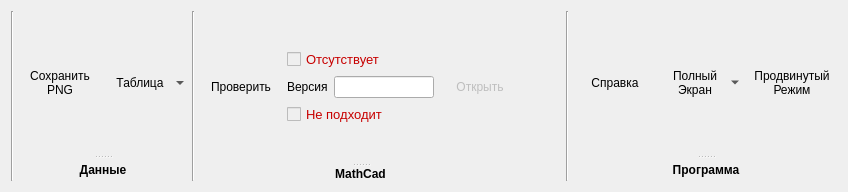
      <widget class="QWidget" name="menu_other_tabHeader">
       <property name="toolTip">
        <string>Открыть MatchCad</string>
       </property>
       <attribute name="title">
        <string>Другое</string>
       </attribute>
       <layout class="QHBoxLayout" name="horizontalLayout_6">
        <item>
         <widget class="Line" name="menu_other_1_line">
          <property name="orientation">
           <enum>Qt::Vertical</enum>
          </property>
         </widget>
        </item>
        <item>
         <widget class="QSplitter" name="menu_other_data_group">
          <property name="orientation">
           <enum>Qt::Vertical</enum>
          </property>
          <widget class="QWidget" name="layoutWidget11">
           <layout class="QHBoxLayout" name="menu_other_data_tools">
            <item>
             <widget class="QToolButton" name="menu_other_data_picture_button">
              <property name="sizePolicy">
               <sizepolicy hsizetype="Fixed" vsizetype="Fixed">
                <horstretch>0</horstretch>
                <verstretch>0</verstretch>
               </sizepolicy>
              </property>
              <property name="minimumSize">
               <size>
                <width>80</width>
                <height>90</height>
               </size>
              </property>
              <property name="toolTip">
               <string>Сохранитиь график текущего эксперимента как картинку</string>
              </property>
              <property name="statusTip">
               <string>Сохранитиь график текущего эксперимента как картинку</string>
              </property>
              <property name="text">
               <string>Сохранить
PNG</string>
              </property>
              <property name="icon">
               <iconset resource="sources.qrc">
                <normaloff>:/GUI/Icons/Other/Picture.png</normaloff>:/GUI/Icons/Other/Picture.png</iconset>
              </property>
              <property name="iconSize">
               <size>
                <width>50</width>
                <height>50</height>
               </size>
              </property>
              <property name="shortcut">
               <string>Ctrl+Alt+S</string>
              </property>
              <property name="toolButtonStyle">
               <enum>Qt::ToolButtonTextUnderIcon</enum>
              </property>
              <property name="autoRaise">
               <bool>true</bool>
              </property>
             </widget>
            </item>
            <item>
             <widget class="QToolButton" name="menu_other_data_table_button">
              <property name="sizePolicy">
               <sizepolicy hsizetype="Fixed" vsizetype="Fixed">
                <horstretch>0</horstretch>
                <verstretch>0</verstretch>
               </sizepolicy>
              </property>
              <property name="minimumSize">
               <size>
                <width>80</width>
                <height>90</height>
               </size>
              </property>
              <property name="toolTip">
               <string>Посмотреть таблицу с данными текущего эксперимента</string>
              </property>
              <property name="statusTip">
               <string>Посмотреть таблицу с данными текущего эксперимента</string>
              </property>
              <property name="layoutDirection">
               <enum>Qt::LeftToRight</enum>
              </property>
              <property name="text">
               <string>Таблица</string>
              </property>
              <property name="icon">
               <iconset resource="sources.qrc">
                <normaloff>:/GUI/Icons/Other/Table.png</normaloff>:/GUI/Icons/Other/Table.png</iconset>
              </property>
              <property name="iconSize">
               <size>
                <width>50</width>
                <height>50</height>
               </size>
              </property>
              <property name="popupMode">
               <enum>QToolButton::MenuButtonPopup</enum>
              </property>
              <property name="toolButtonStyle">
               <enum>Qt::ToolButtonTextUnderIcon</enum>
              </property>
              <property name="autoRaise">
               <bool>true</bool>
              </property>
             </widget>
            </item>
           </layout>
          </widget>
          <widget class="QLabel" name="menu_other_data_label">
           <property name="font">
            <font>
             <weight>75</weight>
             <bold>true</bold>
            </font>
           </property>
           <property name="text">
            <string>Данные</string>
           </property>
           <property name="alignment">
            <set>Qt::AlignCenter</set>
           </property>
           <property name="buddy">
            <cstring>menu_other_data_table_button</cstring>
           </property>
          </widget>
         </widget>
        </item>
        <item>
         <widget class="Line" name="menu_other_2_line">
          <property name="orientation">
           <enum>Qt::Vertical</enum>
          </property>
         </widget>
        </item>
        <item>
         <widget class="QSplitter" name="menu_other_mathcad_group">
          <property name="orientation">
           <enum>Qt::Vertical</enum>
          </property>
          <widget class="QWidget" name="layoutWidget">
           <layout class="QHBoxLayout" name="horizontalLayout_5">
            <item>
             <widget class="QToolButton" name="menu_other_mathcad_check">
              <property name="sizePolicy">
               <sizepolicy hsizetype="Fixed" vsizetype="Fixed">
                <horstretch>0</horstretch>
                <verstretch>0</verstretch>
               </sizepolicy>
              </property>
              <property name="minimumSize">
               <size>
                <width>80</width>
                <height>90</height>
               </size>
              </property>
              <property name="maximumSize">
               <size>
                <width>16777215</width>
                <height>90</height>
               </size>
              </property>
              <property name="toolTip">
               <string>Проверить наличие приложения MathCad в системе</string>
              </property>
              <property name="statusTip">
               <string>Проверить наличие приложения MathCad в системе</string>
              </property>
              <property name="text">
               <string>Проверить</string>
              </property>
              <property name="icon">
               <iconset resource="sources.qrc">
                <normaloff>:/GUI/Icons/Other/MathCadCheck.png</normaloff>:/GUI/Icons/Other/MathCadCheck.png</iconset>
              </property>
              <property name="iconSize">
               <size>
                <width>50</width>
                <height>50</height>
               </size>
              </property>
              <property name="toolButtonStyle">
               <enum>Qt::ToolButtonTextUnderIcon</enum>
              </property>
              <property name="autoRaise">
               <bool>true</bool>
              </property>
             </widget>
            </item>
            <item>
             <layout class="QVBoxLayout" name="verticalLayout_3">
              <item>
               <spacer name="verticalSpacer_10">
                <property name="orientation">
                 <enum>Qt::Vertical</enum>
                </property>
                <property name="sizeHint" stdset="0">
                 <size>
                  <width>20</width>
                  <height>40</height>
                 </size>
                </property>
               </spacer>
              </item>
              <item>
               <widget class="QCheckBox" name="menu_other_mathcad_statusCheck">
                <property name="enabled">
                 <bool>false</bool>
                </property>
                <property name="font">
                 <font>
                  <family>Arial</family>
                  <pointsize>10</pointsize>
                 </font>
                </property>
                <property name="styleSheet">
                 <string notr="true">color:rgb(199, 0, 0)</string>
                </property>
                <property name="text">
                 <string>Отсутствует</string>
                </property>
                <property name="tristate">
                 <bool>false</bool>
                </property>
               </widget>
              </item>
              <item>
               <layout class="QHBoxLayout" name="horizontalLayout_4">
                <item>
                 <widget class="QLabel" name="menu_other_mathcad_versionLabel">
                  <property name="text">
                   <string>Версия</string>
                  </property>
                  <property name="buddy">
                   <cstring>menu_other_mathcad_versionStatus</cstring>
                  </property>
                 </widget>
                </item>
                <item>
                 <widget class="QLineEdit" name="menu_other_mathcad_versionStatus">
                  <property name="maximumSize">
                   <size>
                    <width>100</width>
                    <height>16777215</height>
                   </size>
                  </property>
                  <property name="readOnly">
                   <bool>true</bool>
                  </property>
                 </widget>
                </item>
               </layout>
              </item>
              <item>
               <widget class="QCheckBox" name="menu_other_mathcad_messageCheck">
                <property name="enabled">
                 <bool>false</bool>
                </property>
                <property name="font">
                 <font>
                  <family>Arial</family>
                  <pointsize>10</pointsize>
                 </font>
                </property>
                <property name="styleSheet">
                 <string notr="true">color:rgb(199, 0, 0)</string>
                </property>
                <property name="text">
                 <string>Не подходит</string>
                </property>
                <property name="tristate">
                 <bool>false</bool>
                </property>
               </widget>
              </item>
              <item>
               <spacer name="verticalSpacer_9">
                <property name="orientation">
                 <enum>Qt::Vertical</enum>
                </property>
                <property name="sizeHint" stdset="0">
                 <size>
                  <width>20</width>
                  <height>40</height>
                 </size>
                </property>
               </spacer>
              </item>
             </layout>
            </item>
            <item>
             <widget class="QToolButton" name="menu_other_mathcad_open_button">
              <property name="enabled">
               <bool>false</bool>
              </property>
              <property name="sizePolicy">
               <sizepolicy hsizetype="Fixed" vsizetype="Fixed">
                <horstretch>0</horstretch>
                <verstretch>0</verstretch>
               </sizepolicy>
              </property>
              <property name="minimumSize">
               <size>
                <width>80</width>
                <height>90</height>
               </size>
              </property>
              <property name="maximumSize">
               <size>
                <width>16777215</width>
                <height>90</height>
               </size>
              </property>
              <property name="toolTip">
               <string>Открыть программу MathCad</string>
              </property>
              <property name="statusTip">
               <string>Открыть программу MathCad</string>
              </property>
              <property name="text">
               <string>Открыть</string>
              </property>
              <property name="icon">
               <iconset resource="sources.qrc">
                <normaloff>:/GUI/Icons/Other/MathCadOpen.png</normaloff>:/GUI/Icons/Other/MathCadOpen.png</iconset>
              </property>
              <property name="iconSize">
               <size>
                <width>50</width>
                <height>50</height>
               </size>
              </property>
              <property name="toolButtonStyle">
               <enum>Qt::ToolButtonTextUnderIcon</enum>
              </property>
              <property name="autoRaise">
               <bool>true</bool>
              </property>
             </widget>
            </item>
           </layout>
          </widget>
          <widget class="QLabel" name="menu_file_create_label_2">
           <property name="font">
            <font>
             <weight>75</weight>
             <bold>true</bold>
            </font>
           </property>
           <property name="cursor">
            <cursorShape>ArrowCursor</cursorShape>
           </property>
           <property name="text">
            <string>MathCad</string>
           </property>
           <property name="alignment">
            <set>Qt::AlignCenter</set>
           </property>
           <property name="buddy">
            <cstring>menu_other_mathcad_open_button</cstring>
           </property>
          </widget>
         </widget>
        </item>
        <item>
         <spacer name="menu_other_horizontal_spacer">
          <property name="orientation">
           <enum>Qt::Horizontal</enum>
          </property>
          <property name="sizeHint" stdset="0">
           <size>
            <width>40</width>
            <height>20</height>
           </size>
          </property>
         </spacer>
        </item>
        <item>
         <widget class="Line" name="menu_other_3_line">
          <property name="orientation">
           <enum>Qt::Vertical</enum>
          </property>
         </widget>
        </item>
        <item>
         <widget class="QSplitter" name="menu_other_app_group">
          <property name="orientation">
           <enum>Qt::Vertical</enum>
          </property>
          <widget class="QWidget" name="layoutWidget12">
           <layout class="QHBoxLayout" name="menu_other_app_tools">
            <item>
             <widget class="QToolButton" name="menu_other_app_reference_button">
              <property name="sizePolicy">
               <sizepolicy hsizetype="Fixed" vsizetype="Fixed">
                <horstretch>0</horstretch>
                <verstretch>0</verstretch>
               </sizepolicy>
              </property>
              <property name="minimumSize">
               <size>
                <width>80</width>
                <height>90</height>
               </size>
              </property>
              <property name="toolTip">
               <string>Руководство пользователя pdf</string>
              </property>
              <property name="statusTip">
               <string>Руководство пользователя pdf</string>
              </property>
              <property name="text">
               <string>Справка</string>
              </property>
              <property name="icon">
               <iconset resource="sources.qrc">
                <normaloff>:/GUI/Icons/Other/Reference.png</normaloff>:/GUI/Icons/Other/Reference.png</iconset>
              </property>
              <property name="iconSize">
               <size>
                <width>50</width>
                <height>50</height>
               </size>
              </property>
              <property name="shortcut">
               <string>F1</string>
              </property>
              <property name="toolButtonStyle">
               <enum>Qt::ToolButtonTextUnderIcon</enum>
              </property>
              <property name="autoRaise">
               <bool>true</bool>
              </property>
             </widget>
            </item>
            <item>
             <widget class="QToolButton" name="menu_other_app_fullScreen_button">
              <property name="sizePolicy">
               <sizepolicy hsizetype="Fixed" vsizetype="Fixed">
                <horstretch>0</horstretch>
                <verstretch>0</verstretch>
               </sizepolicy>
              </property>
              <property name="minimumSize">
               <size>
                <width>80</width>
                <height>75</height>
               </size>
              </property>
              <property name="toolTip">
               <string>Растянуть окно во весь экран</string>
              </property>
              <property name="statusTip">
               <string>Растянуть окно во весь экран</string>
              </property>
              <property name="text">
               <string>Полный
Экран</string>
              </property>
              <property name="icon">
               <iconset resource="sources.qrc">
                <normaloff>:/GUI/Icons/Other/FullScreen.png</normaloff>:/GUI/Icons/Other/FullScreen.png</iconset>
              </property>
              <property name="iconSize">
               <size>
                <width>50</width>
                <height>50</height>
               </size>
              </property>
              <property name="shortcut">
               <string>Ctrl+Shift+F11</string>
              </property>
              <property name="checkable">
               <bool>true</bool>
              </property>
              <property name="popupMode">
               <enum>QToolButton::MenuButtonPopup</enum>
              </property>
              <property name="toolButtonStyle">
               <enum>Qt::ToolButtonTextUnderIcon</enum>
              </property>
              <property name="autoRaise">
               <bool>true</bool>
              </property>
             </widget>
            </item>
            <item>
             <widget class="QToolButton" name="menu_other_app_advanced_button">
              <property name="sizePolicy">
               <sizepolicy hsizetype="Fixed" vsizetype="Fixed">
                <horstretch>0</horstretch>
                <verstretch>0</verstretch>
               </sizepolicy>
              </property>
              <property name="minimumSize">
               <size>
                <width>80</width>
                <height>90</height>
               </size>
              </property>
              <property name="mouseTracking">
               <bool>true</bool>
              </property>
              <property name="toolTip">
               <string>Настройки разработчика</string>
              </property>
              <property name="statusTip">
               <string>Настройки разработчика</string>
              </property>
              <property name="layoutDirection">
               <enum>Qt::LeftToRight</enum>
              </property>
              <property name="text">
               <string>Продвинутый
Режим</string>
              </property>
              <property name="icon">
               <iconset resource="sources.qrc">
                <normaloff>:/GUI/Icons/Other/Advanced.png</normaloff>:/GUI/Icons/Other/Advanced.png</iconset>
              </property>
              <property name="iconSize">
               <size>
                <width>50</width>
                <height>50</height>
               </size>
              </property>
              <property name="shortcut">
               <string>Ctrl+Space</string>
              </property>
              <property name="toolButtonStyle">
               <enum>Qt::ToolButtonTextUnderIcon</enum>
              </property>
              <property name="autoRaise">
               <bool>true</bool>
              </property>
             </widget>
            </item>
           </layout>
          </widget>
          <widget class="QLabel" name="menu_other_app_label">
           <property name="font">
            <font>
             <weight>75</weight>
             <bold>true</bold>
            </font>
           </property>
           <property name="text">
            <string>Программа</string>
           </property>
           <property name="alignment">
            <set>Qt::AlignCenter</set>
           </property>
           <property name="buddy">
            <cstring>menu_other_app_reference_button</cstring>
           </property>
          </widget>
         </widget>
        </item>
       </layout>
      </widget>
